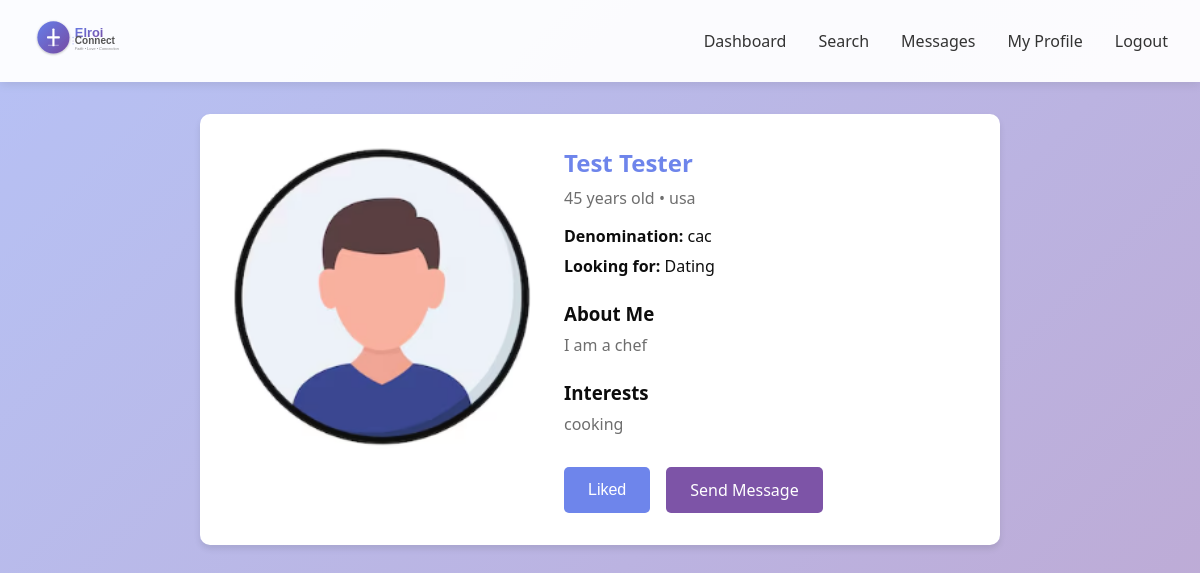
Page /profile/2 (signed in) on the committed database.
### app.py (models this page shows)
class User(db.Model):
    id = db.Column(db.Integer, primary_key=True)
    email = db.Column(db.String(120), unique=True, nullable=False)
    password_hash = db.Column(db.String(200), nullable=False)
    first_name = db.Column(db.String(50), nullable=False)
    last_name = db.Column(db.String(50), nullable=False)
    gender = db.Column(db.String(20), nullable=False)
    date_of_birth = db.Column(db.Date, nullable=False)
    bio = db.Column(db.Text)
    profile_photo = db.Column(db.String(200))
    location = db.Column(db.String(100))
    denomination = db.Column(db.String(100))
    interests = db.Column(db.Text)
    looking_for = db.Column(db.String(50))
    created_at = db.Column(db.DateTime, default=datetime.utcnow)
    is_active = db.Column(db.Boolean, default=True)
    videos_watched = db.Column(db.Integer, default=0)
    sent_messages = db.relationship('Message', foreign_keys='Message.sender_id', backref='sender', lazy='dynamic')
    received_messages = db.relationship('Message', foreign_keys='Message.receiver_id', backref='receiver', lazy='dynamic')

### app.py (the view)
@app.route('/profile/<int:user_id>')
@login_required
def view_profile(user_id):
    user = User.query.get_or_404(user_id)
    current_user = User.query.get(session['user_id'])
    already_liked = Like.query.filter_by(user_id=current_user.id, liked_user_id=user_id).first()
    return render_template('profile.html', user=user, already_liked=already_liked, now=datetime.now())

### app.py (called while the page is built)
def login_required(f):
    @wraps(f)
    def decorated_function(*args, **kwargs):
        if 'user_id' not in session:
            flash('Please log in to access this page.', 'warning')
            return redirect(url_for('login'))
        return f(*args, **kwargs)
    return decorated_function

### templates/profile.html (shortened to what this page needs)
{% extends "base.html" %}
{% block content %}
<div class="card" style="max-width: 800px; margin: 2rem auto;">
    <div style="display: grid; grid-template-columns: 300px 1fr; gap: 2rem;">
        <div>
            {% if user.profile_photo %}
            <img src="{{ url_for('static', filename='uploads/' ~ user.profile_photo) }}" alt="{{ user.first_name }}" style="width: 100%; border-radius: 10px;">
            {% else %}
            <img src="{{ url_for('static', filename=( 'default-male.png' if user.gender == 'Male' else 'default-female.png' )) }}" alt="{{ user.first_name }}" style="width: 100%; border-radius: 10px;">
            {% endif %}
        </div>
        <div>
            <h2 style="color: #667eea; margin-bottom: 0.5rem;">{{ user.first_name }} {{ user.last_name }}</h2>
            <p style="color: #666; margin-bottom: 1rem;">
                {% if user.date_of_birth and now %}
                {{ (now.year - user.date_of_birth.year) }} years old
                {% endif %}
                {% if user.location %} • {{ user.location }}{% endif %}
            </p>
            {% if user.denomination %}
            <p style="margin-bottom: 0.5rem;"><strong>Denomination:</strong> {{ user.denomination }}</p>
            {% endif %}
            {% if user.looking_for %}
            <p style="margin-bottom: 0.5rem;"><strong>Looking for:</strong> {{ user.looking_for }}</p>
            {% endif %}
            {% if user.bio %}
            <div style="margin: 1.5rem 0;">
                <h3 style="margin-bottom: 0.5rem;">About Me</h3>
                <p style="color: #666;">{{ user.bio }}</p>
            </div>
            {% endif %}
            {% if user.interests %}
            <div style="margin: 1.5rem 0;">
                <h3 style="margin-bottom: 0.5rem;">Interests</h3>
                <p style="color: #666;">{{ user.interests }}</p>
            </div>
            {% endif %}
            {% if user.id != session.get('user_id') %}
            <div style="display: flex; gap: 1rem; margin-top: 2rem;">
                <button onclick="likeUser({{ user.id }})" class="btn btn-primary" id="likeBtn" {% if already_liked %}disabled{% endif %}>
                    {% if already_liked %}Liked{% else %}Like{% endif %}
                </button>
                <a href="{{ url_for('conversation', user_id=user.id) }}" class="btn btn-secondary">Send Message</a>
            </div>
            {% else %}
            <a href="{{ url_for('edit_profile') }}" class="btn btn-primary" style="margin-top: 2rem;">Edit Profile</a>
            {% endif %}
        </div>
    </div>
</div>
{% endblock %}

### templates/base.html (style rules this page uses)
* { margin: 0; padding: 0; box-sizing: border-box; }
body { font-family: 'Segoe UI', Tahoma, Geneva, Verdana, sans-serif; background: linear-gradient(135deg, rgba(102, 126, 234, 0.5) 0%, rgba(118, 75, 162, 0.5) 100%), url('https://images.unsplash.com/photo-1522673607200-164d1b6ce486?q=80&w=2070') center/cover no-repeat fixed; min-height: 100vh; position: relative; }
body::before { content: ''; position: fixed; top: 0; left: 0; width: 100%; height: 100%; background: rgba(255, 255, 255, 0.05); pointer-events: none; z-index: 0; }
.card { background: white; border-radius: 10px; padding: 2rem; box-shadow: 0 4px 6px rgba(0,0,0,0.1); margin-bottom: 2rem; }
.btn { padding: 0.75rem 1.5rem; border: none; border-radius: 5px; cursor: pointer; font-size: 1rem; transition: all 0.3s; text-decoration: none; display: inline-block; }
.btn-primary { background: #667eea; color: white; }
.btn-secondary { background: #764ba2; color: white; }

### rows in the picture
User: first_name "Test", last_name "Tester", (now.year-user.date_of_birth.year) "45", location "usa", denomination "cac", looking_for "Dating", bio "I am a chef", interests "cooking"
